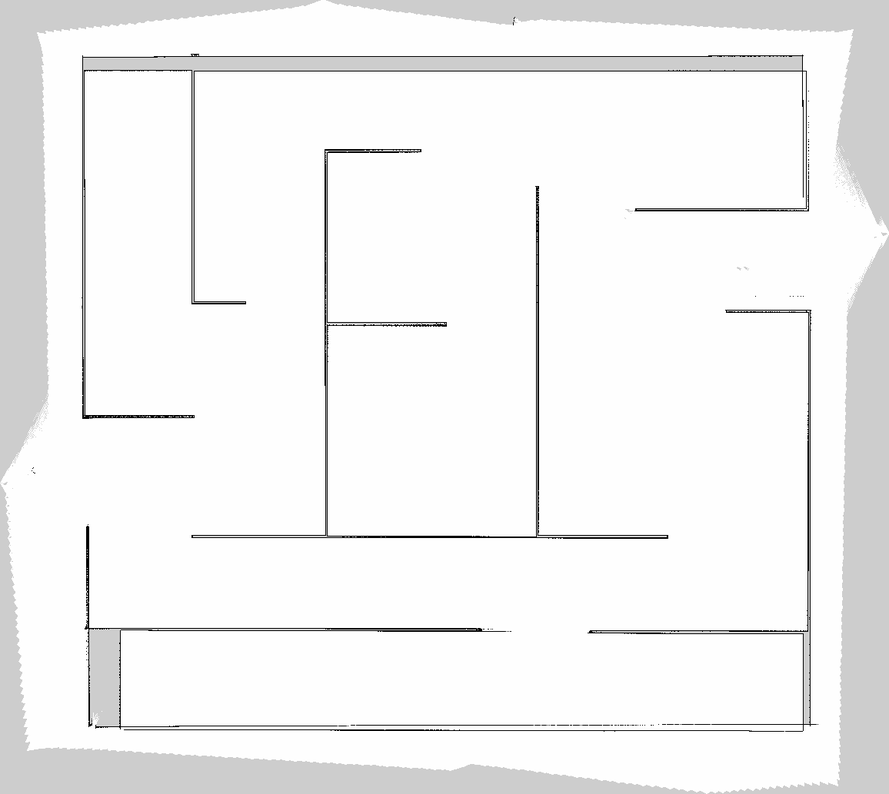
#> input picture src/bot/maps/map.pgm, 889 x 794 px, shrunk from 1156 x 1033 before the run
$ python -i bot_localizer_node.py   (imports and definitions only)
#> lines starting #> are read from the running program, lines starting #| are printed output that depends on the picture; after the words box and inside, x2 and y2 are one past the last pixel; in counts of white or black regions, pixels touching at a corner belong together
#> further down, picture is the input picture: shape (794, 889, 3); min 0, max 255, mean 242.4
#!/usr/bin/env python3
'''
> Purpose :
Module to perform localization of robot using Background Subtraction.

> Usage :
You can perform localization of the robot by
1) Importing the class (bot_localizer)
2) Creating its object
3) Accessing the object's function of localize bot.
E.g ( self.bot_localizer.localize_bot(self.sat_view, frame_disp) )


> Inputs:
1) Extracted frame from video feed of (Satellite or DroneCam)
2) Frame To display the localized robot

> Outputs:
1) self.car_loc => Cordinates (X,Y) of the localized car
2) self.maze_og => Occupancy Grid generated from the cropped maze

Author :
Haider Abbasi

Date :
6/04/22
'''
import cv2
import numpy as np
# [15 lines left out: function ret_largest_obj, not called in this run]

def ret_smallest_obj(cnts, noise_thresh = 10):
  Min_Cntr_area = 1000
  Min_Cntr_idx= -1
  for index, cnt in enumerate(cnts):
      area = cv2.contourArea(cnt)
      if (area < Min_Cntr_area) and (area > 10):
          Min_Cntr_area = area
          Min_Cntr_idx = index
          SmallestContour_Found = True
  print("min_area" , Min_Cntr_area)
  return Min_Cntr_idx

debug = True

debug_localization = True
debug_mapping = True
debug_pathplanning = True
debug_motionplanning = True

debug_live = False
debug_live_amount = 0
debug_map_live_amount = 0
debug_path_live_amount = 0

class bot_localizer():

    def __init__(self):

        # State Variables
        self.is_bg_extracted =False

        # Output Variables [BG_model,Refrence_Maze,Rel_Loc_of_car]
        self.bg_model = []
        self.maze_og = []
        self.loc_car = 0

        # Transfomation(Crop + Rotated) Variables
        self.orig_X = 0
        self.orig_Y = 0
        self.orig_rows = 0
        self.orig_cols = 0
        self.transform_arr = []

        self.orig_rot = 0
        self.rot_mat = 0


    @staticmethod
    def ret_rois_boundinghull(rois_mask,cnts):
        maze_enclosure = np.zeros_like(rois_mask)
        if cnts:
            cnts_ = np.concatenate(cnts)
            cnts_ = np.array(cnts_)
            cv2.fillConvexPoly(maze_enclosure, cnts_, 255)
        cnts_largest = cv2.findContours(maze_enclosure, cv2.RETR_EXTERNAL, cv2.CHAIN_APPROX_NONE)[0]# OpenCV 4.2
        hull = cv2.convexHull(cnts_largest[0])
        cv2.drawContours(maze_enclosure, [hull], 0, 255)
        return hull

    def update_frameofrefrence_parameters(self,X,Y,W,H,rot_angle):
        self.orig_X = X; self.orig_Y = Y; self.orig_rows = H; self.orig_cols = W; self.orig_rot = rot_angle # 90 degree counterClockwise
        self.transform_arr = [X,Y,W,H]
        # Rotation Matrix
        self.rot_mat = np.array(
                                [
                                 [ np.cos(np.deg2rad(self.orig_rot)) , np.sin(np.deg2rad(self.orig_rot))],
                                 [-np.sin(np.deg2rad(self.orig_rot)) , np.cos(np.deg2rad(self.orig_rot))]
                                ]
                               )
        self.rot_mat_rev = np.array(
                                [
                                 [ np.cos(np.deg2rad(-self.orig_rot)) , np.sin(np.deg2rad(-self.orig_rot))],
                                 [-np.sin(np.deg2rad(-self.orig_rot)) , np.cos(np.deg2rad(-self.orig_rot))]
                                ]
                               )

    @staticmethod
    def connect_objs(bin_img):
        kernel = cv2.getStructuringElement(cv2.MORPH_ELLIPSE,(3,3))
        return(cv2.morphologyEx(bin_img, cv2.MORPH_CLOSE, kernel))

    def extract_bg(self,frame):

        # a) Find Contours of all ROI's in frozen sat_view
        gray = cv2.cvtColor(frame, cv2.COLOR_BGR2GRAY)
        edges = cv2.Canny(gray, 50, 150,None,3)
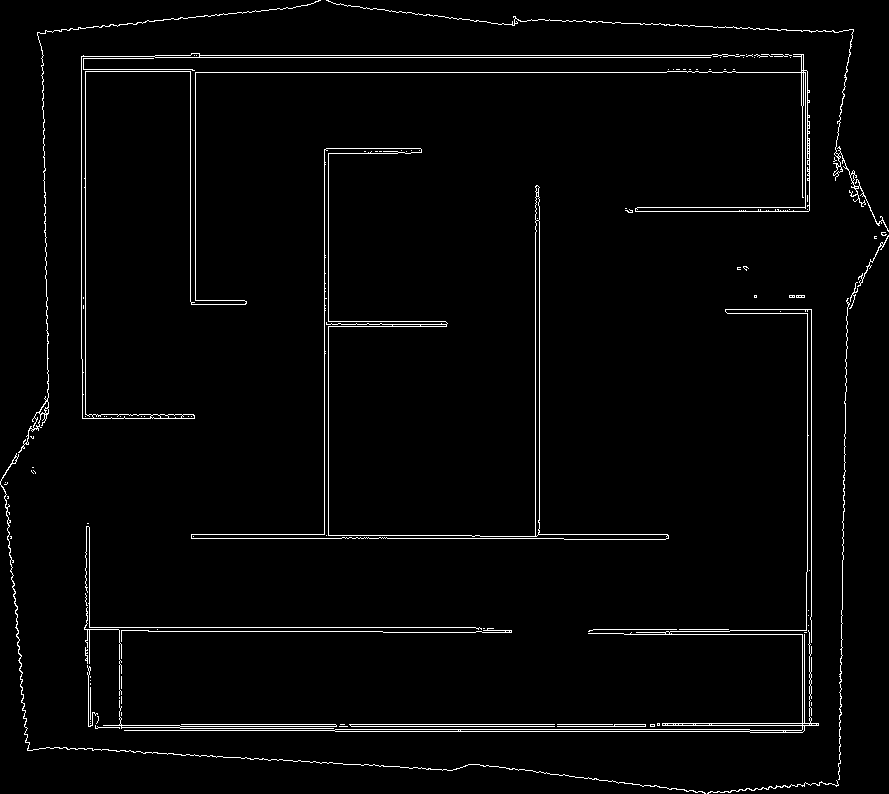
#> edges: shape (794, 889); 2.5% white in thin lines or dots
        # [connect_objs] => Connect disconnected edges that are close enough
        edges = self.connect_objs(edges)
#> in connect_objs, `return(cv2.morphologyEx(bin_img, cv2.MORPH_CLOSE, kernel))`:
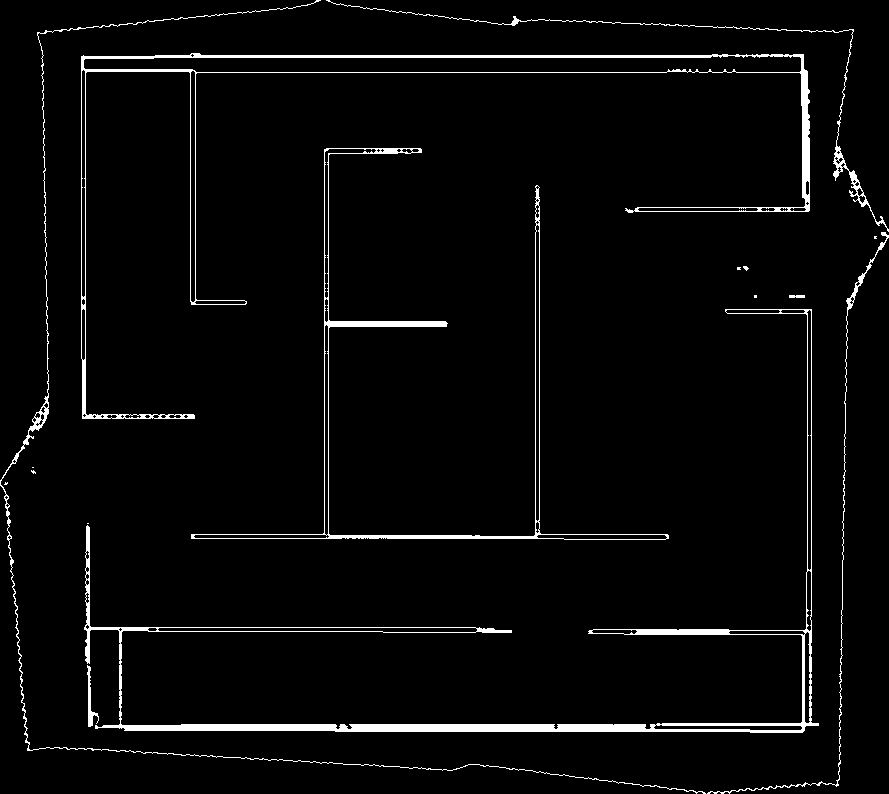
#> returned value: shape (794, 889); 3.4% white; 16 white regions (8 under 20 px)
        cnts = cv2.findContours(edges, cv2.RETR_EXTERNAL, cv2.CHAIN_APPROX_NONE)[0]
#> cnts = 16 contours, 8 with area under 20; largest, box (x1, y1, x2, y2) and area: (81, 53, 810, 419) 16826, (84, 309, 819, 733) 10369, (191, 148, 669, 540) 5674, (0, 0, 706, 794) 675, (326, 0, 889, 232) 570, (707, 232, 889, 794) 327, (87, 665, 99, 727) 156, (789, 295, 805, 298) 28
        rois_mask = np.zeros((frame.shape[0],frame.shape[1]),dtype= np.uint8)
        for idx,_ in enumerate(cnts):
            cv2.drawContours(rois_mask, cnts, idx, 255,-1)
#> this loop made 16 passes
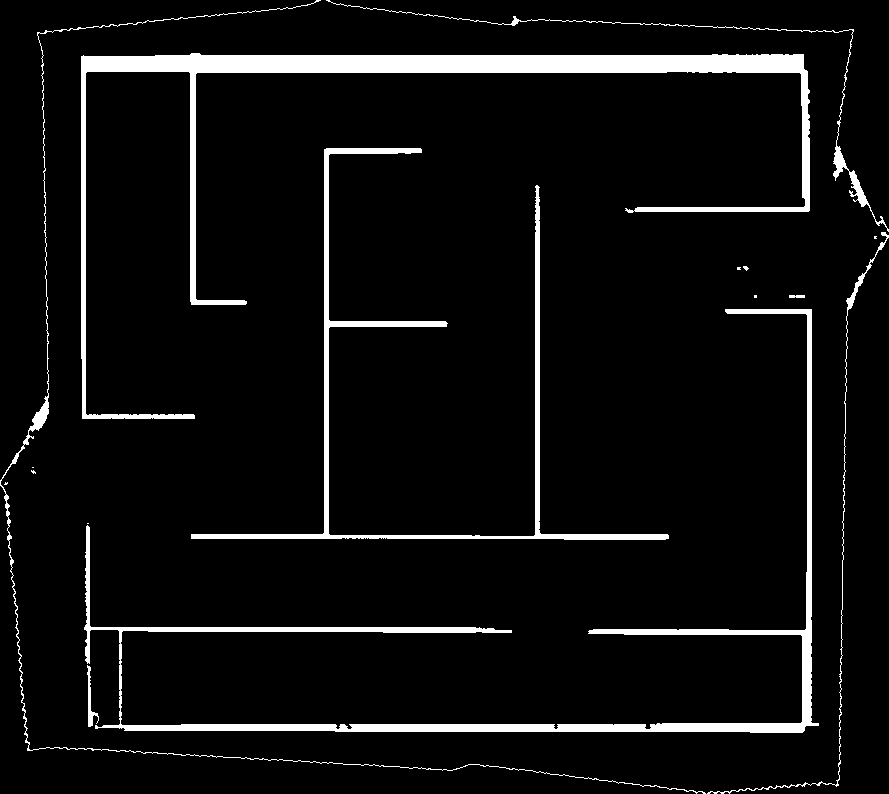
#> rois_mask: shape (794, 889); 6.1% white; 16 white regions (8 under 20 px), largest, box (x1, y1, x2, y2) and area: (81, 53, 810, 419) 18616, (84, 309, 819, 733) 12466, (191, 148, 669, 540) 7092

        # b) Extract BG_model by
        #               i)  removing the smallest object from the scene (Bot)
        #               ii) filling the empty region with Ground_replica
        min_cntr_idx = ret_smallest_obj(cnts)
#> the loop in ret_smallest_obj, `for index, cnt in enumerate(cnts):` made 16 passes
#> (area, Min_Cntr_area) on passes 1, 7: (155.5, 155.5), (28, 28)
#> area on passes 6, 12, 13, 14, 15, 16: 10369, 327, 5673.5, 16826, 570, 675
#> after the loop in ret_smallest_obj, `for index, cnt in enumerate(cnts):`: Min_Cntr_area = 11.5; Min_Cntr_idx = 9; SmallestContour_Found = True
#| min_area 11.5
#> min_cntr_idx = 9
        rois_noCar_mask = rois_mask.copy()
        #    If Smallest Object (FG) found
        if min_cntr_idx !=-1:
            cv2.drawContours(rois_noCar_mask, cnts, min_cntr_idx, 0,-1)
            # Drawing dilated car_mask
            car_mask = np.zeros_like(rois_mask)
            cv2.drawContours(car_mask, cnts, min_cntr_idx, 255,-1)
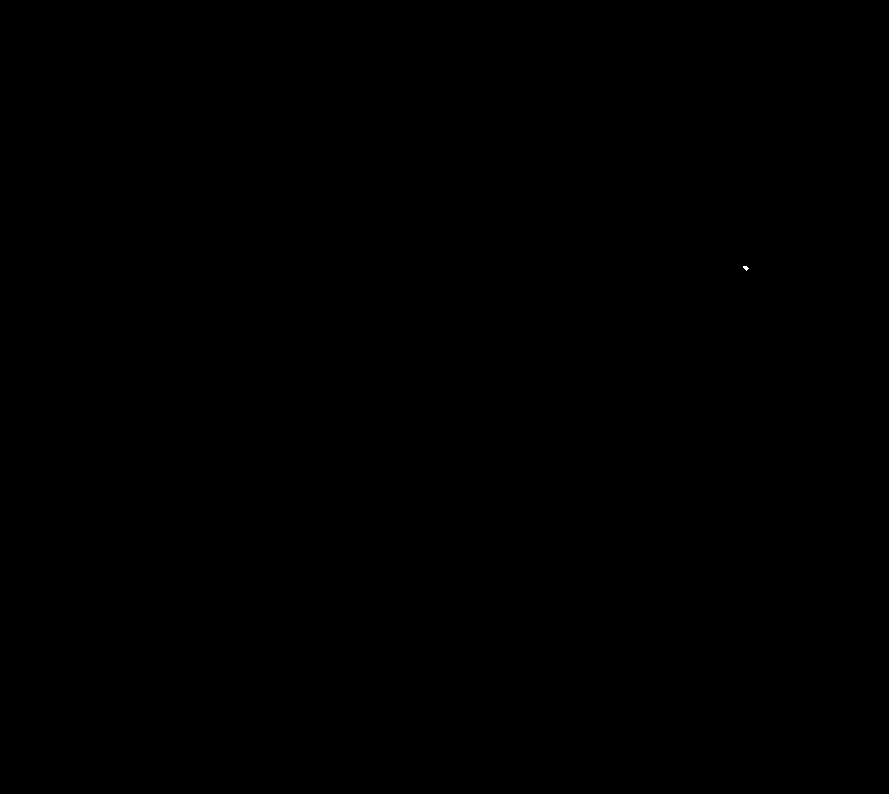
#> car_mask: shape (794, 889); 0% white in thin lines or dots, all inside (x1, y1, x2, y2) = (743, 266, 749, 271)
            cv2.drawContours(car_mask, cnts, min_cntr_idx, 255, 3)
#> car_mask: shape (794, 889); 0.01% white; 1 white region, box (x1, y1, x2, y2) and area: (741, 264, 751, 273) 52
            notCar_mask = cv2.bitwise_not(car_mask)
            frame_car_remvd = cv2.bitwise_and(frame, frame,mask = notCar_mask)
            # Generating ground replica
            base_clr = frame_car_remvd[0][0]
#> base_clr = [205, 205, 205]
            Ground_replica = np.ones_like(frame)*base_clr
#> Ground_replica: shape (794, 889, 3); every value is 205
            # Generating BG_model
            self.bg_model = cv2.bitwise_and(Ground_replica, Ground_replica,mask = car_mask)
            self.bg_model = cv2.bitwise_or(self.bg_model, frame_car_remvd)

        # Step 2: Extracting the maze (Frame of Refrence) Maze Entry on Top

        # a) Finding dimensions of hull enclosing largest contour
        hull = self.ret_rois_boundinghull(rois_mask,cnts)
#> in ret_rois_boundinghull, `cnts_ = np.concatenate(cnts)`: cnts_ = contour of 17209 points, box (x1, y1, x2, y2) (0, 0, 889, 794), area 123955
#> in ret_rois_boundinghull, `cv2.fillConvexPoly(maze_enclosure, cnts_, 255)`: maze_enclosure: shape (794, 889); 41.6% white; 1 white region
#> in ret_rois_boundinghull, `cnts_largest = cv2.findContours(maze_enclosure, cv2.RETR_EXTERNAL, cv2..`: cnts_largest = 1 contour; box (x1, y1, x2, y2) and area: (0, 0, 889, 794) 611718
#> in ret_rois_boundinghull, `hull = cv2.convexHull(cnts_largest[0])`: hull = contour of 17 points, box (x1, y1, x2, y2) (0, 0, 889, 794), area 644984
#> in ret_rois_boundinghull, `cv2.drawContours(maze_enclosure, [hull], 0, 255)`:
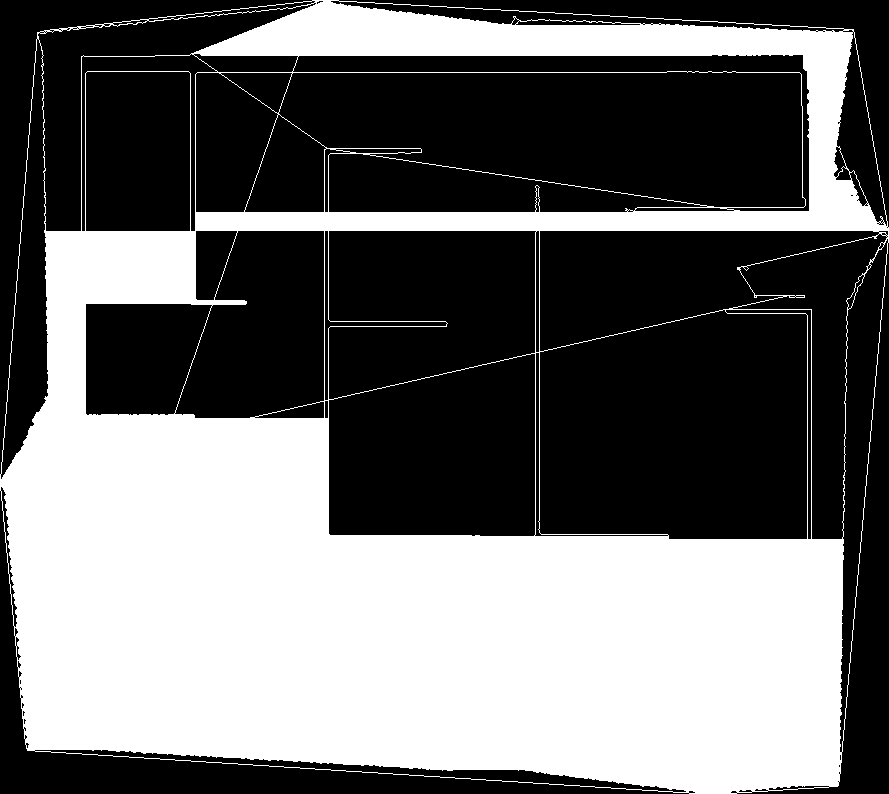
#> maze_enclosure: shape (794, 889); 42% white; 1 white region, box (x1, y1, x2, y2) and area: (0, 0, 889, 794) 296486
        [X,Y,W,H] = cv2.boundingRect(hull)
#> X = 0; Y = 0; W = 889; H = 794
        # b) Cropping maze_mask from the image
        maze = rois_noCar_mask[Y:Y+H,X:X+W]
        maze_occupencygrid = cv2.bitwise_not(maze)
        self.maze_og = cv2.rotate(maze_occupencygrid, cv2.ROTATE_90_COUNTERCLOCKWISE)
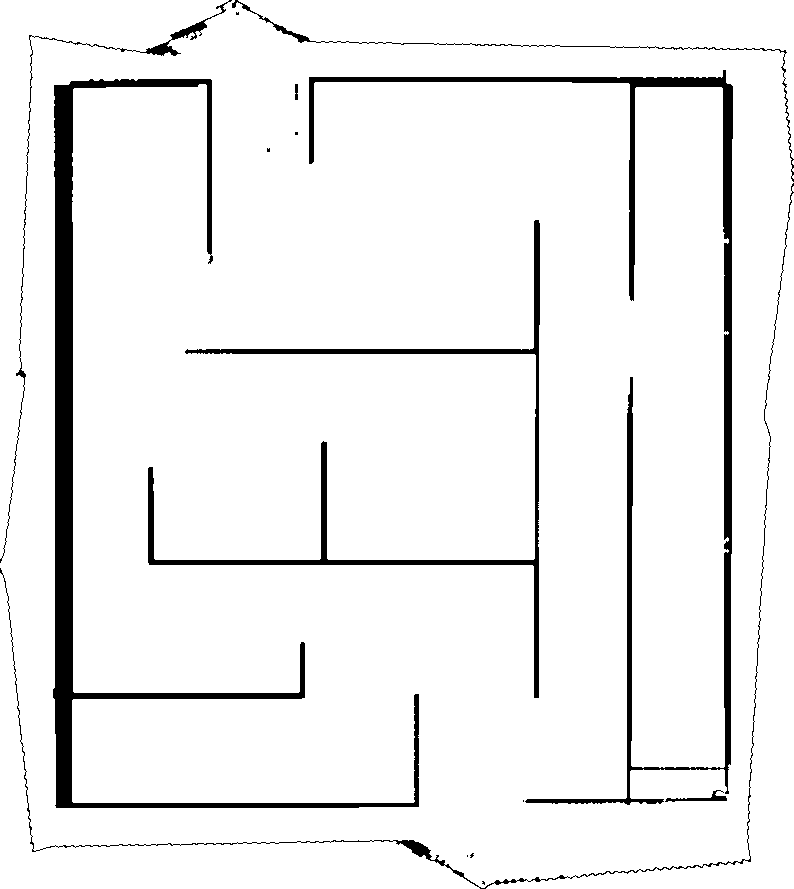
#> self.maze_og: shape (889, 794); 93.9% white; 15 black regions (7 under 20 px), largest, box (x1, y1, x2, y2) and area: (53, 79, 419, 808) 18616, (309, 70, 733, 805) 12466, (148, 220, 540, 698) 7092

        # Storing Crop and Rot Parameters required to maintain frame of refrence in the orig image
        self.update_frameofrefrence_parameters(X,Y,W,H,90)
#> in update_frameofrefrence_parameters, `self.orig_X = X`: self.orig_X = 0
#> in update_frameofrefrence_parameters, `self.orig_rows = H`: self.orig_rows = 794
#> in update_frameofrefrence_parameters, `self.orig_cols = W`: self.orig_cols = 889
#> in update_frameofrefrence_parameters, `self.transform_arr = [X,Y,W,H]`: self.transform_arr = [0, 0, 889, 794]

#> (the run stopped early here; a loop or call above may not have finished)
